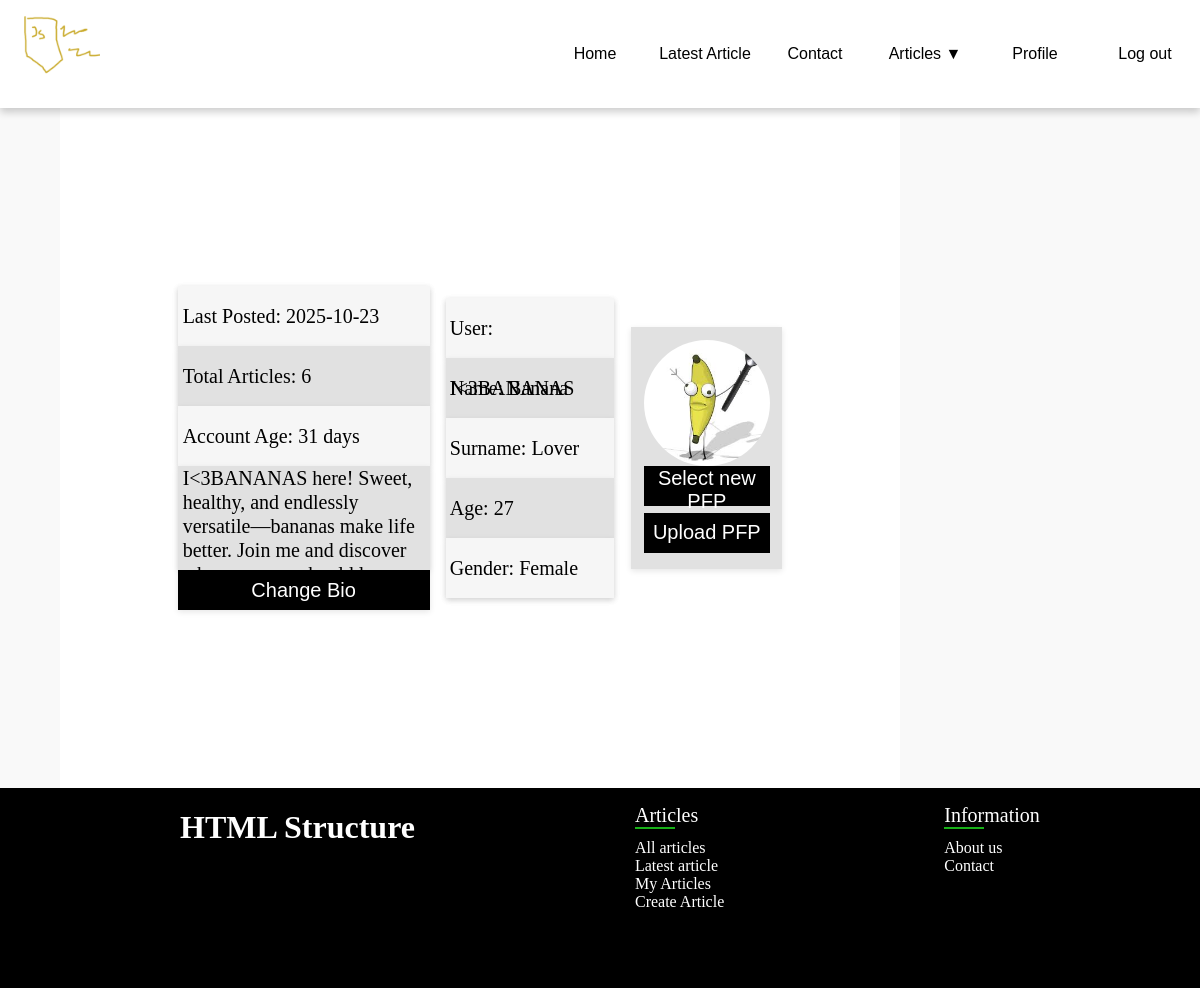
Page /profile.php (signed in) on the committed database.
### tables this page shows
CREATE TABLE `user_data` (
  `userID` int(11) NOT NULL,
  `name` text DEFAULT NULL,
  `surname` text DEFAULT NULL,
  `age` int(11) DEFAULT NULL,
  `gender` varchar(10) DEFAULT NULL,
  `pfp` varchar(255) DEFAULT NULL,
  `dataID` int(11) NOT NULL,
  `bio` text DEFAULT NULL,
  `accAge` datetime DEFAULT NULL
);

### profile.php (the view, shortened to what this page needs)
<?php
require('php/connection.php');
include('php/functions.php');
$user = checkSession($con);
if(isset($_GET['mode'])){
    $mode = $_GET['mode'];
}
else{
    $mode = 'none';
}
$query = $con->prepare("SELECT count(*) FROM articles WHERE ownerID = ?");
$query->bind_param("i",$user['id']);
$query->execute();
$articlesCount = $query->get_result()->fetch_row()[0];
$query = $con->prepare("SELECT date FROM articles WHERE ownerID = ? ORDER BY id DESC LIMIT 1");
$query->bind_param("i",$user['id']);
$query->execute();
$lastPosted = $query->get_result()->fetch_row()[0];
$query = $con->prepare("SELECT DATEDIFF(NOW(), accAge) AS accAge FROM user_data WHERE userID = ? LIMIT 1");
$query->bind_param("i",$user['id']);
$query->execute();
$accAge = $query->get_result()->fetch_row()[0];
?>
<!DOCTYPE html>
<html lang="pl">
<head>
    <link rel="stylesheet" href="style.css">
</head>
<body>
    <div class="container">
        <main class="profile">
                <div id='account'>
                    <div>Last Posted: <?php echo $lastPosted;?></div>
                    <div>Total Articles: <?php echo $articlesCount;?></div>
                    <div>Account Age: <?php echo $accAge;?> days</div>
                    <?php
                    if($mode == 'editbio'){
                    ?>
                        <form method='post' action='profile.php'>
                            <textarea name='bio'><?php echo $user['bio'];?></textarea>
                            <button type="submit">Save bio</button>
                        </form>
                    <?php
                    }
                    else{
                    ?>
                        <div id='bio'><?php echo $user['bio'];?></div>
                        <button onClick="location.href='profile.php?mode=editbio'">Change Bio</button>
                    <?php
                    }
                    ?>
                </div>
                <div id='user'>
                    <?php
                    if($mode == 'edituser'){
                    ?>
                    <?php
                    }
                    else{
                    ?>
                        <div>User: <?php echo $user['login'];?></div>
                        <div>Name: <?php echo $user['name'];?></div>
                        <div>Surname: <?php echo $user['surname'];?></div>
                        <div>Age: <?php echo $user['age']; ?></div>
                        <div>Gender: <?php echo $user['gender'];?></div>
                    <?php
                    }
                    ?>
                </div>
                <aside>
                    <img src="static/pfp/<?php echo $user['pfp']; ?>" alt="Profile picture">
                    <form action='upload.php?upload=profile&old=<?php echo $user['pfp']; ?>' method="POST" enctype="multipart/form-data">
                        <button type="button" onCLick='document.getElementById("upload").click();'>Select new PFP</button>
                        <button type="submit"> Upload PFP</button>
                    </form>
                </aside>
        </main>
    </div>
</body>
</html>

### style.css (style rules this page uses)
html,body { margin: 0; padding: 0; width: 100%; scrollbar-width: none; -ms-overflow-style: none; scroll-behavior: smooth; }
.container { width: 100%; display: flex; flex-direction: column; flex-wrap: wrap; background-color: #f9f9f9; }
main { min-height: 85vh; margin-left: 5%; display: flex; flex-direction: column; flex-wrap: wrap; align-content: space-around; align-items: center; }
.profile { width: 70%; background-color: white; font-size: 20px; display: flex; flex-direction: row; justify-content: center; }
.profile div { box-shadow: 0 2px 6px rgba(0,0,0,0.1); width: 20%; margin-right: 2%; }
.profile #account { width: 30%; }
.profile div div { padding-left: 2%; height: 3em; width: 98%; line-height: 3em; }
.profile #account #bio { height: 13vh; line-height: 1.2em; }
.profile div div:nth-child(even) { background-color: #e1e1e1; }
.profile div div:nth-child(odd) { background-color: #f6f6f6; }
.profile button { width: 100%; border:none; cursor: pointer; transition: 0.3s ease; background-color: black; color: white; height: 5vh; font-size: 20px; }
.profile aside { display: flex; flex-direction: column; width: 15%; background-color: #e1e1e1; box-shadow: 0 2px 6px rgba(0,0,0,0.1); align-items: center; padding: 1.5%; }
.profile aside button { margin-bottom: 3%; }
.profile img { border-radius: 50%; width: 100%; aspect-ratio: 1 / 1; object-fit: cover; }

### rows in the picture
user_data: bio "I<3BANANAS here! Sweet, healthy, and endlessly versatile—bananas make life better. Join me and discover…", name "Banana", surname "Lover", age "27", gender "Female", pfp (picture)

### other values in the picture
$lastPosted "2025-10-23"
$articlesCount "6"
$accAge "31"
